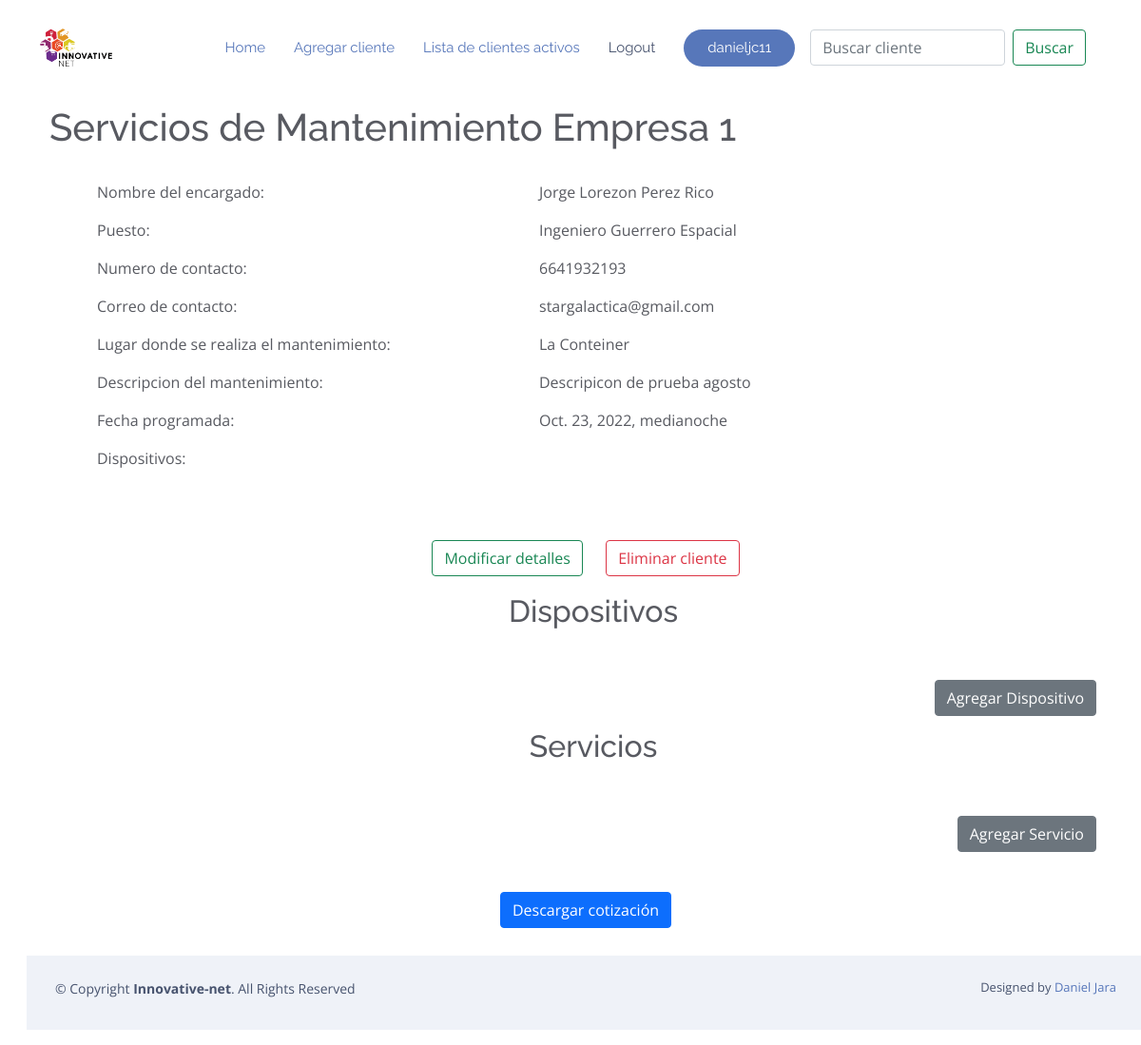
The app's page /mostrar_cliente/41 (signed in), older data.
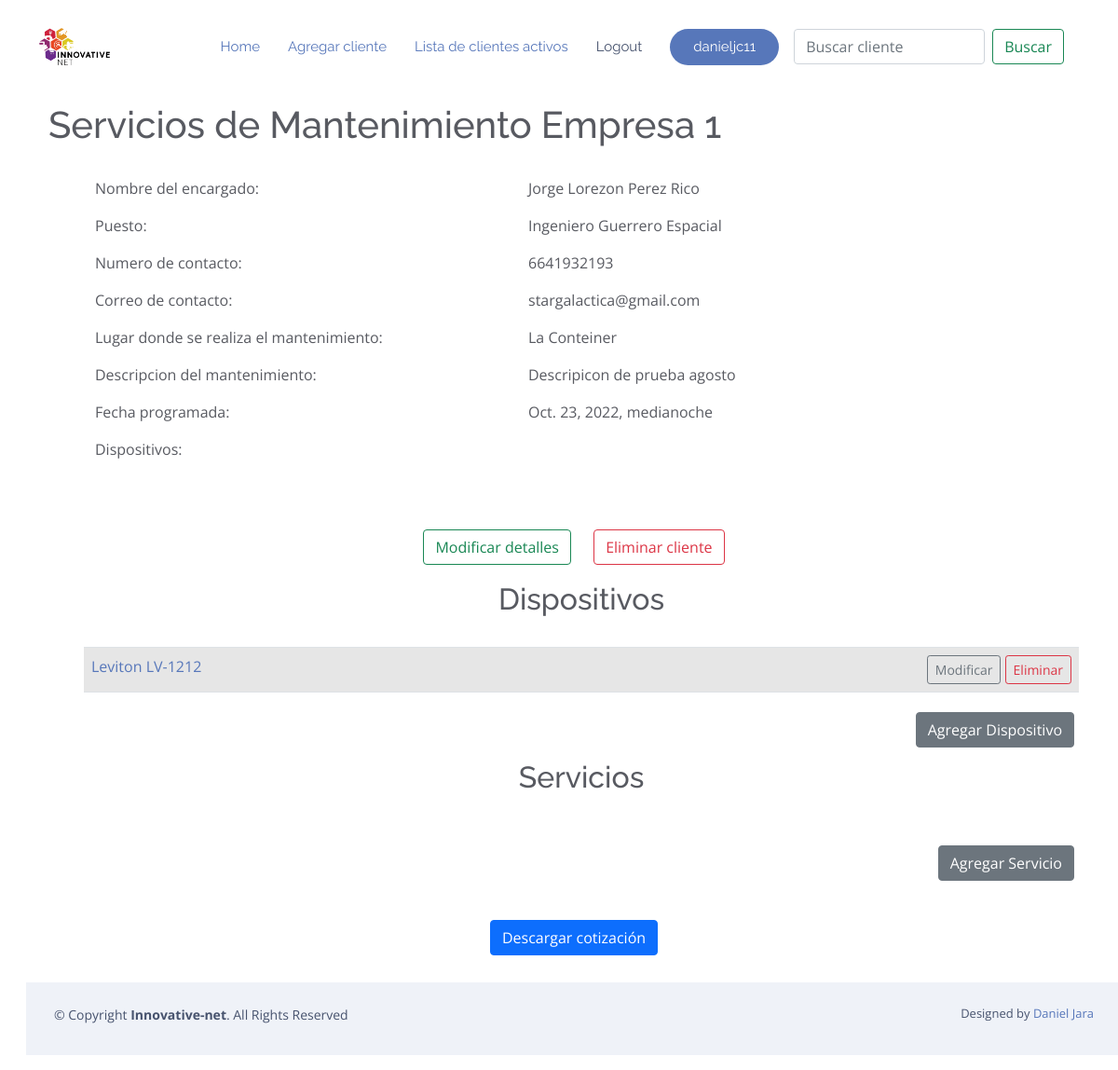
The same page, newer data.
### RPA/models.py (models this page shows)
class Dispositivo(models.Model):
    cliente = models.ForeignKey(Cliente, on_delete=models.CASCADE, null=True, blank=True)
    marca = models.CharField(max_length=200, verbose_name="Marca del dispositivo", null=True, blank=True)
    titulo = models.CharField(max_length=200, verbose_name="Nombre del dispositivo", null=True, blank=True)
    cantidad = models.IntegerField(verbose_name="Cantidad de dispositivos actuales", null=True)
    actividad = models.CharField(max_length=200, verbose_name="Actividad de mantenimiento a realizar",null=True, blank=True)
    plan = models.CharField(max_length=200, verbose_name="Tipo de poliza/plan", null=True, blank=True)
    def __str__(self):
        return self.marca +" "+ self.titulo
    class Meta:
        ordering = ['titulo']

### RPA/views.py (the view)
# urls.py: path('mostrar_cliente/<int:pk>', Mostrar_Cliente.as_view(), name='mostrar_cliente'),
class Mostrar_Cliente(LoginRequiredMixin, DetailView):
    model = Cliente
    object = "cliente"
    template_name = "mantenimientos/detalle_cliente.html"
    def get_context_data(self, **kwargs):
        ctx = super(Mostrar_Cliente, self).get_context_data(**kwargs)
        cat = kwargs.get("object")
        ctx['servicios'] = Mantenimiento.objects.filter(cliente = cat)
        ctx['dispositivos'] = Dispositivo.objects.filter(cliente = cat)
        return ctx

### RPA/models.py (called while the page is built)
    def __str__(self):
        return self.nombre

### RPA/templates/mantenimientos/detalle_cliente.html (shortened to what the changed rows need)
{% extends "mantenimientos/base.html" %}
{% block body %}
        <div class="container-fluid p-4">
                <h1> Servicios de Mantenimiento {{cliente}}</h1>
        </div>
        <div class="container">
                <div class="container">
                <center>
                        <div class='container-fluid m-2'>
                                <h2> Dispositivos </h2>
                                <br/>
                                <table class="table table-striped table-hover table bordered">
                                {% for x in dispositivos %}
                                        <tr>
                                                <td>
                                                        <a href="{% url 'detalle_dispositivo' x.id %}">
                                                                {{ x }}
                                                        </a>
                                                </td>
                                                <td align="right">
                                                        <a href="{% url 'modificar_dispositivo' x.id %}">
                                                                <button type="button" class="btn btn-outline-secondary btn-sm">Modificar</button>
                                                        </a>
                                                        <a href="{% url 'eliminar_dispositivo' x.id%}">
                                                                <button type="button" class="btn btn-outline-danger btn-sm">Eliminar</button>
                                                        </a>
                                                </td>
                                        </tr>
                                {% endfor %}
                                </table>
                        </div>
                        <div class='container-fluid m-2'>
                                <h2> Servicios </h2>
                                <br/>
                        </div>
                        <br>
                </center>
                <br>
        </div>
{% endblock %}

Row changes from the older to the newer data that the page shows:
added Dispositivo: marca+titulo "Leviton LV-1212"
